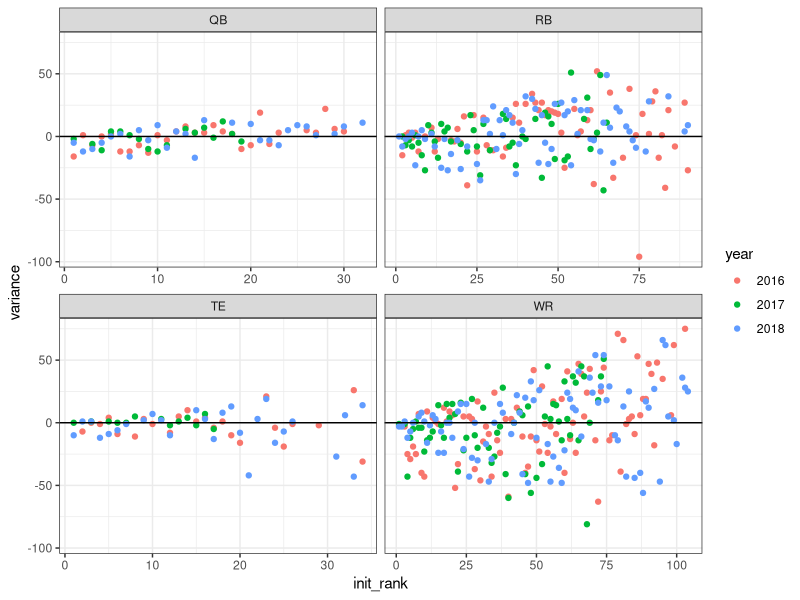
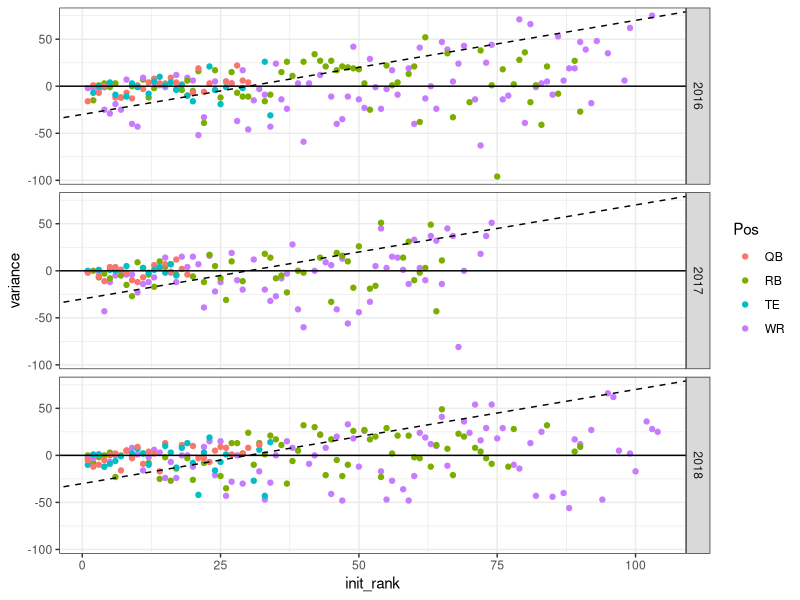
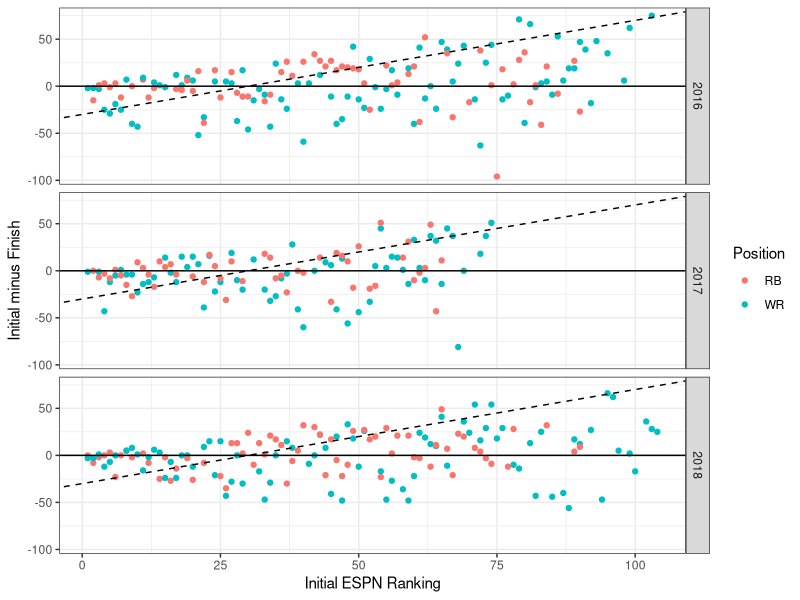

Recreate these plots in R, in order. (Note: this script raises an error after producing the figures.)
# this script will create graphs from 
# the espn pre-season fantasy rankings 
# and fantasy pros end of season rankings


# libraries 
 library(stringr)
 library(dplyr)
 library(ggplot2)
 library(tidyr)


# reading files 
 
 espn_rankings <- read.csv(
   'data/espn rankings_16_18.csv', 
   stringsAsFactors = F
 )
 
 fp_finishes <- read.csv(
   'data/fp finishes_16_18.csv', 
   stringsAsFactors = F
 )

 
 weekly_rankings <- read.csv(
   'data/fp weekly finishes_16_18.csv', 
   stringsAsFactors = F
 )





# joining rankings to finishes ======================================================================

# going to join based on year, first, and last name
# would do team, but fantasypros only has current team
# not the team they were on back during the season
# going to left join to espn rankings because not every player
# was ranked


rank_finish <- left_join(
  espn_rankings, fp_finishes, 
  by = c('first', 'last', 'year', 'Pos' = 'Position')
)

rank_finish %>% group_by(first, last, year) %>% 
  summarize(count = n()) %>% 
  filter(count > 1)


# removing defense from rankings 

espn_rankings <- espn_rankings %>% filter(
  Pos != 'DST' & Pos !='D/ST' & Pos != 'K'
)


rank_finish <- left_join(
  espn_rankings, fp_finishes, 
  by = c('first', 'last', 'year', 'Pos' = 'Position')
)

# removing missing players 
# after research it appears most are instances where 
# the player didn't play during the season
# or switched positions (ty monty)

rank_finish <- rank_finish %>% filter(
  !is.na(finish)
)


# going to filter out players with less than 10 games
# going to make that a separate frame so that i can 
# easily come back if needed


full_szn_rf <- rank_finish %>% filter(
  Games > 9
)


# variance graph ===========================================================================================

# creating variable that is just 
# difference between initial rank and final finish
# going to graph that over time to see if 
# higher or lower rankings are more volatile

# also filtering out kickers, because who cares


full_szn_rf <- full_szn_rf %>% mutate(
  variance = init_rank - finish
)



full_szn_rf %>% ggplot(aes(init_rank, variance))+
  geom_point(aes(color = as.character(year)))+
  geom_hline(aes(yintercept = 0))+
  facet_wrap(. ~ Pos, scales = 'free_x')+
  scale_color_discrete(name = 'year')+
  theme_bw()

full_szn_rf %>% ggplot(aes(init_rank, variance))+
  geom_point(aes(color = Pos))+
  geom_hline(aes(yintercept = 0))+
  geom_abline(aes(intercept = -30, slope = 1), linetype = 'dashed')+
  facet_grid(year ~ . , scales = 'free_x')+
  scale_color_discrete(name = 'Pos')+
  theme_bw()




full_szn_top <- full_szn_rf %>% mutate(
  ten = paste('Top', 10*(1 + floor((init_rank-1) / 10)))
)






# graph of rb and WR initial ranks v final finishes 
# dashed line indicates top-30 or better (above)
# or worse than top-30 finish (below)
# top-30 because in a ten-team 2 wr & rb and 1 flex
# league, top-30 would be startable


full_szn_top %>% filter(
  Pos %in% c('WR', 'RB')
) %>% ggplot(aes(init_rank, variance))+
  geom_point(aes(color = Pos))+
  geom_hline(aes(yintercept = 0))+
  geom_abline(aes(intercept = -30, slope = 1), linetype = 'dashed')+
  facet_grid(year ~ . , scales = 'free_x')+
  scale_color_discrete(name = 'Position')+
  ylab('Initial minus Finish')+
  xlab('Initial ESPN Ranking')+
  theme_bw()+
  ggsave('graphs/espn rank variance years.png', width = 13, height = 6)





# graph of rb and WR initial ranks v final finishes 
# dashed line indicates top-30 or better (above)
# or worse than top-30 finish (below)
# top-30 because in a ten-team 2 wr & rb and 1 flex
# league, top-30 would be startable

full_szn_top %>%filter(
  Pos %in% c('WR', 'RB')
) %>%  ggplot(aes(init_rank, variance))+
  geom_point(aes(color = as.character(year)))+
  geom_hline(aes(yintercept = 0))+
  geom_abline(aes(intercept = -30, slope = 1), linetype = 'dashed')+
  facet_grid(Pos ~ . , scales = 'free_x')+
  scale_color_discrete(name = 'Year')+
  ylab('Initial minus Finish')+
  xlab('Initial ESPN Ranking')+
  theme_bw()+
  ggsave('graphs/espn rank variance pos.png', width = 13, height = 6)




# graph of what ten (10, 20 , 30, etc)
# position and number of top 30 from that ten
# also average variance of that ten 
# so you can see expected finish from each ten 
# compare across years and positions


full_szn_top$top_rank <- if_else(
  full_szn_top$finish <31, 1, 0
)

full_szn_top$top_ten <- if_else(
  full_szn_top$finish <11, 1, 0
)


ten_ranks <- full_szn_top %>% group_by(
  year, ten, Pos
) %>% summarize(
  avg_var = mean(variance), 
  avg_finish = mean(finish), 
  top_players = sum(top_rank), 
  net_var = sum(variance), 
  top_ten = sum(top_ten)
) %>% ungroup() %>% complete(
  year, ten, Pos, fill = list(
    top_ten = 0, net_var = 0, top_players = 0, 
    avg_finish = 0, avg_var = 0
  )
  )



ten_ranks$ten <- factor(
  ten_ranks$ten, 
  levels = paste('Top', seq(10, 110, 10))
)



# count of top ten finishes for rbs and wrs
# within the same 10 ranks (e.g. 1-10, 10-20)

ten_ranks %>% filter(
  Pos %in% c('WR', 'RB')
) %>% ggplot(aes(ten, top_players))+
  geom_col(aes(fill = Pos), position = 'dodge')+
  facet_grid(year ~ . )+
  scale_fill_manual(
    name = 'Position', 
    values = c(
      'RB' = 'dodgerblue4', 
      'WR' = 'tomato3'
    )
    )+
  scale_y_continuous(
    name = 'Count of Top 30 Finishes', 
    breaks = c(0:10)
  )+
  scale_x_discrete(
    name = 'ESPN Ranks'
  )+
  theme_bw()+
  ggsave(
    'graphs/ESPN top finish counts.png', width = 13, height = 6
  )




# count of top ten finishes for qbs and tes
# within the same 10 ranks (e.g. 1-10, 10-20)

ten_ranks %>% filter(
  Pos %in% c('TE', 'QB') &
    ten %in% c('Top 10', 'Top 20', 'Top 30', 'Top 40')
) %>% ggplot(aes(ten, top_ten))+
  geom_col(aes(fill = Pos), position = 'dodge')+
  facet_grid(year ~ . )+
  scale_fill_manual(
    name = 'Position',
    values = c('TE' = 'dodgerblue3', 'QB' = 'forestgreen')
    )+
  scale_y_continuous(
    name = 'Count of Top 10 Finishes', 
    breaks = c(0:10)
  )+
  scale_x_discrete(
    name = 'ESPN Ranks'
  )+
  theme_bw()+
  ggsave(
    'graphs/ESPN top finish counts_te.png', width = 13, height = 6
  )






# showing the average difference between initial ESPN rank
# and final fantasy finish for players 
# within the same 10 ranks (e.g. 1-10, 10-20)

ten_ranks %>% filter(
  Pos %in% c('WR', 'RB')
) %>% ggplot(aes(ten, avg_var))+
  geom_col(aes(fill = Pos), position = 'dodge')+
  facet_grid(year ~ . )+
  scale_fill_manual(
    name = 'Position', 
    values = c(
      'RB' = 'dodgerblue4', 
      'WR' = 'tomato3'
    )
  )+
  scale_y_continuous(
    name = 'Average Variance between Rank and Finish'
  )+
  scale_x_discrete(
    name = 'ESPN Ranks'
  )+
  theme_bw()+
  ggsave(
    'graphs/ESPN ranks average variance.png', 
    height = 6, width = 13
  )







# showig the average finish for players
# within the same 10 ranks (e.g. 1-10, 10-20)


ten_ranks %>% filter(
  Pos %in% c('WR', 'RB')
) %>% ggplot(aes(ten, avg_finish))+
  geom_col(aes(fill = Pos), position = 'dodge')+
  geom_hline(aes(yintercept = 30), linetype = 'dashed')+
  facet_grid(year ~ . )+
  scale_fill_manual(
    name = 'Position', 
    values = c(
      'RB' = 'dodgerblue4', 
      'WR' = 'tomato3'
    )
  )+
  scale_y_continuous(
    name = 'Average Finish'
  )+
  scale_x_discrete(
    name = 'ESPN Ranks'
  )+
  theme_bw()+ggsave(
    'graphs/ESPN rank average finish.png', 
    width = 13, height = 6
  )








# showing the net difference between initial rank 
# and final finish for players ranked within the same ten

ten_ranks %>% filter(
  Pos %in% c('WR', 'RB')
) %>% ggplot(aes(ten, avg_var))+
  geom_col(aes(fill = Pos), position = 'dodge')+
  facet_grid(year ~ . )+
  scale_fill_manual(
    name = 'Position', 
    values = c(
      'RB' = 'dodgerblue4', 
      'WR' = 'tomato3'
    )
  )+
  scale_y_continuous(
    name = 'Average Variance between Rank and Finish'
  )+
  scale_x_discrete(
    name = 'ESPN Ranks'
  )+
  theme_bw()+
  ggsave(
    'graphs/ESPN ranks net variance.png', 
    height = 6, width = 13
  )







# count of top ten finishes for rbs and wrs
# within the same 10 ranks (e.g. 1-10, 10-20)

ten_ranks %>% filter(
  Pos %in% c('WR', 'RB')
) %>% ggplot(aes(ten, top_ten))+
  geom_col(aes(fill = Pos), position = 'dodge')+
  facet_grid(year ~ . )+
  scale_fill_manual(
    name = 'Position', 
    values = c(
      'RB' = 'dodgerblue4', 
      'WR' = 'tomato3'
    )
  )+
  scale_y_continuous(
    name = 'Count of Top 10 Finishes', 
    breaks = c(0:10)
  )+
  scale_x_discrete(
    name = 'ESPN Ranks'
  )+
  theme_bw()+
  ggsave(
    'graphs/ESPN top ten finish counts.png', width = 13, height = 6
  )










# fantasy finish graphs ==========================================================================================


top_40_finishes <- fp_finishes %>% 
  filter(finish < 41)


# density graph of point finishes by year by position
# shows that rb has a very wide distribution, but 
# that the top scoring rb's always score more than the top scoring 
# wide receivers 
# tight ends are almost all worthless 
# quarterbacks have a very flat distribution

top_40_finishes %>% filter(
  Position %in% c('RB', 'WR', 'TE', 'QB')
) %>%  ggplot(aes(Points))+
  geom_density(aes(fill = Position), alpha = .2) +
  facet_grid(year ~ .)+
  theme_bw()+
  ggsave(
    'graphs/point distribution of positions.png', 
    width = 13, height = 6
  )





# graph shows that top finishing rb's are 
# more valuable than top finishing WR's
# but after the top they are equal

top_40_finishes %>% filter(
  Position %in% c('RB', 'WR', 'TE', 'QB')
) %>% ggplot(aes(finish, Points))+
  geom_line(aes(color = Position))+
  geom_vline(aes(xintercept = 10))+
  geom_vline(aes(xintercept = 30))+
  facet_grid(year ~ .)+
  xlab('End of Season Finish')+
  theme_bw()+
  ggsave(
    'graphs/points by finish and position.png', 
    width = 13, height = 6
  )





# joining espn_ranks and weekly finishes ====================================================================



# top ten finishes 
# a top ten finish is really good for WR and RB
# and startable for QB and TE

top_10_finishes <- weekly_rankings %>% filter(
  finish < 11
) %>% group_by(
  first, last, Position, year
) %>% summarize(
  count = n()
)



rank_top_10 <- left_join(
  espn_rankings, top_10_finishes, 
  by = c('first', 'last', 'year', 'Pos' = 'Position')
)


rank_top_10 <- rank_top_10 %>% mutate(
  ten = 1 + floor((init_rank-1) / 10)
) %>% filter(
   !is.na(count)
) %>% group_by(year, ten, Pos) %>% summarize(
  count = sum(count)
) %>% ungroup() %>% complete(
  year, ten, Pos, fill = list(count = 0)
)





# going to do top-5 finishes 
# for qb and te since you can only start one
# top 5 would be a really good week 

top_5_finishes <- weekly_rankings %>% filter(
  finish < 6
) %>% group_by(
  first, last, Position, year
) %>% summarize(
  count = n()
)



rank_top_5 <- left_join(
  espn_rankings, top_5_finishes, 
  by = c('first', 'last', 'year', 'Pos' = 'Position')
)


rank_top_5 <- rank_top_5 %>% mutate(
  ten = 1 + floor((init_rank-1) / 10)
) %>% filter(
   !is.na(count)
) %>% group_by(year, ten, Pos) %>% summarize(
  count = sum(count)
) %>% ungroup() %>% complete(
  year, ten, Pos, fill = list(count = 0)
)






# going to do top 30 for WR and RB
# since that would be startable


top_30_finishes <- weekly_rankings %>% mutate(
  ten_finish = paste('Top', 10*(1 + floor((finish-1) / 10)))
) %>% filter(
  finish < 31
) %>% group_by(
  first, last, Position, year, ten_finish
) %>% summarize(
  count = n()
)



top_30_finishes <- left_join(
  espn_rankings, top_30_finishes, 
  by = c('first', 'last', 'year', 'Pos' = 'Position')
)


top_30_finishes <- top_30_finishes %>% mutate(
  ten = 1 + floor((init_rank-1) / 10)
) %>% filter(
   !is.na(count)
) %>% group_by(year, ten, Pos, ten_finish) %>% summarize(
  count = sum(count)
) %>% ungroup() %>% complete(
  year, ten, Pos, ten_finish, fill = list(count = 0)
)











# graphs of weekly finishes ==================================================================================







# graphs the number of top ten weekly finishes 
# for players ranked in a ten range 
# rbs and wrs

rank_top_10 %>% filter(Pos %in% c('WR', 'RB')) %>% 
  ggplot(aes(ten, count))+
  geom_col(aes(fill = Pos), position = 'dodge')+
  facet_grid(year ~ .)+
  theme_bw()+
  scale_y_continuous(
    name = 'Count of Top Ten Weekly Finishes'
  )+
  scale_x_continuous(
    name = 'ESPN Ranks', 
    breaks = c(1:6), 
    labels = paste('Top ', seq(10, 60, 10), sep = '')
  )+
  scale_fill_manual(
    name = 'Position', 
    values = c(
      'RB' = 'dodgerblue4', 
      'WR' = 'tomato3'
    )
  )+
  ggsave('graphs/count of top ten weeks.png', width = 13, height = 6)






# graphs the number of top ten weekly finishes 
# for players ranked in a ten range 
# rbs and wrs

rank_top_10 %>% filter(
  Pos %in% c('QB', 'TE') & ten < 4
  ) %>% 
  ggplot(aes(ten, count))+
  geom_col(aes(fill = Pos), position = 'dodge')+
  facet_grid(year ~ .)+
  theme_bw()+
  scale_y_continuous(
    name = 'Count of Top Ten Weekly Finishes'
  )+
  scale_x_continuous(
    name = 'ESPN Ranks', 
    breaks = c(1:3), 
    labels = paste('Top ', seq(10, 30, 10), sep = '')
  )+
  scale_fill_manual(
    name = 'Position', 
    values = c(
      'TE' = 'dodgerblue3', 'QB' = 'forestgreen'
    )
  )+
  ggsave('graphs/count of top ten weeks_qb_te.png', width = 13, height = 6)










# number of top five weekly finishes 
# for players in a ten range
# tes and qbs


rank_top_5%>% filter(
  Pos %in% c('TE', 'QB') & ten < 4
  ) %>% 
  ggplot(aes(ten, count))+
  geom_col(aes(fill = Pos), position = 'dodge')+
  facet_grid(year ~ .)+
  theme_bw()+
  scale_y_continuous(
    name = 'Count of Top Five Weekly Finishes'
  )+
  scale_x_continuous(
    name = 'ESPN Ranks', 
    breaks = c(1:6), 
    labels = paste('Top ', seq(10, 60, 10), sep = '')
  )+
  scale_fill_manual(
    name = 'Position', 
    values = c(
      'TE' = 'dodgerblue3', 'QB' = 'forestgreen'
    )
  )+
  ggsave(
    'graphs/count of top weeks_qbte.png', width = 13, height = 6
  )






# count of top 30 weekly finishes
# for WR colored by finish level

top_30_finishes %>% filter(Pos == 'WR') %>% 
  ggplot(aes(ten, count))+
  geom_col(aes(fill = ten_finish))+
  facet_grid(year ~ .)+
  scale_y_continuous(
    name = 'Count of Top 30 Weekly Finishes'
  )+
  scale_x_continuous(
    name = 'ESPN Ranks', 
    breaks = c(1:12), 
    labels = paste('Top ', seq(10, 120, 10), sep = '')
  )+ scale_fill_manual(
    name = 'Finish', 
    values = c(
      'Top 10' = 'darksalmon', 'Top 20' = 'tomato2', 'Top 30' = 'firebrick'
    )
  )+
  theme_bw()+
  ggtitle(
    'Top 30 Finishes for WR by Pre-season ESPN Rank'
  )+
  ggsave(
    'graphs/wr top 30 finishes.png', width = 13, height = 6
  )







# count of top 30 weekly finishes
# for RB colored by finish level

top_30_finishes %>% filter(Pos == 'RB' & ten < 10) %>% 
  ggplot(aes(ten, count))+
  geom_col(aes(fill = ten_finish))+
  facet_grid(year ~ .)+
  scale_y_continuous(
    name = 'Count of Top 30 Weekly Finishes'
  )+
  scale_x_continuous(
    name = 'ESPN Ranks', 
    breaks = c(1:9), 
    labels = paste('Top ', seq(10, 90, 10), sep = '')
  )+ scale_fill_manual(
    name = 'Finish', 
    values = c(
      'Top 10' = 'cyan', 'Top 20' = 'dodgerblue', 'Top 30' = 'navy'
    )
  )+
  theme_bw()+
  ggtitle(
    'Top 30 Finishes for RB by Pre-season ESPN Rank'
  )+
  ggsave(
    'graphs/rb top 30 finishes.png', width = 13, height = 6
  )









# creating weekly finish data =============================================================================

# data for weekly finish rankings
# to see if pre-season ranks are consistent over time


rank_weeks <- left_join(
  espn_rankings, weekly_rankings, 
  by = c('first', 'last', 'year', 'Pos' = 'Position')
)


rank_weeks <- rank_weeks %>% filter(
   !is.na(finish) & finish < 31
) %>% mutate(
  ten = paste('Top', 10*(1 + floor((init_rank-1) / 10))), 
  ten_finish = paste('Top', 10*(1 + floor((finish-1) / 10)))
) %>% group_by(year, week, ten, Pos, ten_finish) %>% summarize(
  count = n()
) %>% ungroup() %>% complete(
  year, ten, Pos, ten_finish, week, fill = list(count = 0)
)







# weekly finish graph ==============================================================================

# count of top ten running back finishes
# by week, by year, by pre-season rank

rank_weeks %>% filter(
  ten_finish == 'Top 10' & Pos == 'RB'
) %>% ggplot(aes(week, count))+
  geom_line(aes(group = ten, color = ten))+
  facet_grid(year ~ . )+
  scale_y_continuous(
    name = 'Count of Top Ten Finishes'
  )+
  scale_x_continuous(
    name = 'Week', breaks = c(1:16)
  )+
  scale_color_viridis_d(name = 'ESPN Rank')+
  theme_bw()+
  ggtitle('Count of Running Back Top Ten Finishes by Week')+
  ggsave(
    'graphs/rb top ten weekly count.png', width = 13, height = 6
  )


# count of top ten wide receiver finishes
# by week, by year, by pre-season rank

rank_weeks %>% filter(
  ten_finish == 'Top 10' & Pos == 'WR'
) %>% ggplot(aes(week, count))+
  geom_line(aes(group = ten, color = ten))+
  facet_grid(year ~ . )+
  scale_y_continuous(
    name = 'Count of Top Ten Finishes'
  )+
  scale_x_continuous(
    name = 'Week', breaks = c(1:16)
  )+
  scale_color_viridis_d(name = 'ESPN Rank')+
  theme_bw()+
  ggtitle('Count of Wide Receiver Top Ten Finishes by Week')+
  ggsave(
    'graphs/wr top ten weekly count.png', width = 13, height = 6
  )



# rb weekly count of 11-20 finishes 

rank_weeks %>% filter(
  ten_finish == 'Top 20' & Pos == 'RB'
) %>% ggplot(aes(week, count))+
  geom_line(aes(group = ten, color = ten))+
  facet_grid(year ~ . )+
  scale_y_continuous(
    name = 'Count of Top 11-20 Finishes'
  )+
  scale_x_continuous(
    name = 'Week', breaks = c(1:16)
  )+
  scale_color_viridis_d(name = 'ESPN Rank')+
  theme_bw()+
  ggtitle('Count of Running Back Top 11-20 Finishes by Week')+
  ggsave(
    'graphs/rb top 20 weekly count.png', width = 13, height = 6
  )


# wr top 20 finishes by week

rank_weeks %>% filter(
  ten_finish == 'Top 20' & Pos == 'WR'
) %>% ggplot(aes(week, count))+
  geom_line(aes(group = ten, color = ten))+
  facet_grid(year ~ . )+
  scale_y_continuous(
    name = 'Count of Top 11-20 Finishes'
  )+
  scale_x_continuous(
    name = 'Week', breaks = c(1:16)
  )+
  scale_color_viridis_d(name = 'ESPN Rank')+
  theme_bw()+
  ggtitle('Count of Wide Receiver Top 11-20 Finishes by Week')+
  ggsave(
    'graphs/wr top 20 weekly count.png', width = 13, height = 6
  )






# rb weekly count of 21-30 finishes 

rank_weeks %>% filter(
  ten_finish == 'Top 30' & Pos == 'RB'
) %>% ggplot(aes(week, count))+
  geom_line(aes(group = ten, color = ten))+
  facet_grid(year ~ . )+
  scale_y_continuous(
    name = 'Count of Top 21-30 Finishes'
  )+
  scale_x_continuous(
    name = 'Week', breaks = c(1:16)
  )+
  scale_color_viridis_d(name = 'ESPN Rank')+
  theme_bw()+
  ggtitle('Count of Running Back Top 11-20 Finishes by Week')+
  ggsave(
    'graphs/rb top 30 weekly count.png', width = 13, height = 6
  )


# wr top 20 finishes by week

rank_weeks %>% filter(
  ten_finish == 'Top 30' & Pos == 'WR'
) %>% ggplot(aes(week, count))+
  geom_line(aes(group = ten, color = ten))+
  facet_grid(year ~ . )+
  scale_y_continuous(
    name = 'Count of Top 21-30 Finishes'
  )+
  scale_x_continuous(
    name = 'Week', breaks = c(1:16)
  )+
  scale_color_viridis_d(name = 'ESPN Rank')+
  theme_bw()+
  ggtitle('Count of Wide Receiver Top 21-30 Finishes by Week')+
  ggsave(
    'graphs/wr top 30 weekly count.png', width = 13, height = 6
  )









# creating consistency data =================================================================================


# counts of players with a certain number
# of usable games to see if certain ranks
# have more or less consistent players


week_consistency <- left_join(
  espn_rankings, weekly_rankings, 
  by = c('first', 'last', 'year', 'Pos' = 'Position')
)


week_consistency <- week_consistency %>% filter(
   !is.na(finish) & finish < 31
) %>% mutate(
  ten = paste('Top', 10*(1 + floor((init_rank-1) / 10))), 
  ten_finish = paste('Top', 10*(1 + floor((finish-1) / 10)))
) %>% group_by(year, first, last, Pos, ten, ten_finish) %>% summarize(
  count = n()
) %>% complete(
  year, first, last, Pos, ten, ten_finish, fill = list(count = 0)
)

week_consistency$ten <- factor(
  week_consistency$ten, 
  levels = paste('Top', seq(10, 110, 10))
)


top_10_consistency <- week_consistency %>% spread(
  key = ten_finish, value = count
) %>% 
  filter(
    !is.na(`Top 10`) & `Top 10` > 7
  ) %>% group_by(year, Pos, ten) %>% summarize(
    count = sum(`Top 10`)
  ) %>% ungroup() %>% complete(
    year, Pos, ten, fill = list(count = 0)
  )


top_20_consistency <- week_consistency %>% spread(
  key = ten_finish, value = count, fill = 0
) %>% mutate(
  top_20 = `Top 10` + `Top 20`
) %>% 
  filter(
    !is.na(top_20) & top_20 > 7
  ) %>% group_by(year, Pos, ten) %>% summarize(
    count = sum(top_20)
  ) %>% ungroup() %>% complete(
    year, Pos, ten, fill = list(count = 0)
  )



top_30_consistency <- week_consistency %>% spread(
  key = ten_finish, value = count, fill = 0
) %>% mutate(
  top_30 = `Top 10` + `Top 20` + `Top 30`
) %>% 
  filter(
    !is.na(top_30) & top_30 > 7
  ) %>% group_by(year, Pos, ten) %>% summarize(
    count = sum(top_30)
  ) %>% ungroup() %>% complete(
    year, Pos, ten, fill = list(count = 0)
  )







# consistency graphs ========================================================================================




top_10_consistency %>% filter(
  Pos %in% c('RB', 'WR')
) %>% ggplot(aes(ten, count))+
  geom_col(aes(fill = Pos), position = 'dodge')+
  facet_grid(year ~ .)+
  theme_bw()+
  scale_y_continuous(
    name = 'Count of Players'
  )+
  scale_x_discrete(
    name = 'ESPN Ranks'
  )+
  scale_fill_manual(
    name = 'Position', 
    values = c(
      'RB' = 'dodgerblue4', 
      'WR' = 'tomato3'
    )
  )+ggtitle(
    'Count of Players with 8+ Top Ten Games'
  )+ggsave(
    'graphs/top ten consistency_rb_wr.png', width = 13, height = 6
  )









top_20_consistency %>% filter(
  Pos %in% c('RB', 'WR')
) %>% ggplot(aes(ten, count))+
  geom_col(aes(fill = Pos), position = 'dodge')+
  facet_grid(year ~ .)+
  theme_bw()+
  scale_y_continuous(
    name = 'Count of Players'
  )+
  scale_x_discrete(
    name = 'ESPN Ranks'
  )+
  scale_fill_manual(
    name = 'Position', 
    values = c(
      'RB' = 'dodgerblue4', 
      'WR' = 'tomato3'
    )
  )+ggtitle(
    'Count of Players with 8+ Top 20 Games'
  )+ggsave(
    'graphs/top 20 consistency_rb_wr.png', width = 13, height = 6
  )









top_30_consistency %>% filter(
  Pos %in% c('RB', 'WR')
) %>% ggplot(aes(ten, count))+
  geom_col(aes(fill = Pos), position = 'dodge')+
  facet_grid(year ~ .)+
  theme_bw()+
  scale_y_continuous(
    name = 'Count of Players'
  )+
  scale_x_discrete(
    name = 'ESPN Ranks'
  )+
  scale_fill_manual(
    name = 'Position', 
    values = c(
      'RB' = 'dodgerblue4', 
      'WR' = 'tomato3'
    )
  )+ggtitle(
    'Count of Players with 8+ Top 30 Games'
  )+ggsave(
    'graphs/top 30 consistency_rb_wr.png', width = 13, height = 6
  )








# point distribution of weekly top finishes ================================================================


weekly_rankings %>% filter(
  Position %in% c('WR', 'RB') & finish < 31
) %>% ggplot(aes(Points))+
  geom_density(aes(fill = Position), alpha = .2)+
  facet_grid(year ~ .)+
  theme_bw()+
  scale_fill_manual(
    name = 'Position', 
    values = c(
      'RB' = 'dodgerblue4', 
      'WR' = 'tomato3'
    )
  )+
  ggtitle('Distribution of Points Scored - Top 30')+
  ggsave(
    'graphs/weekly point distribution_top30_rb_wr.png', width = 13, height = 6
  )







weekly_rankings %>% filter(
  Position %in% c('WR', 'RB') & finish < 61
) %>% ggplot(aes(Points))+
  geom_density(aes(fill = Position), alpha = .2)+
  facet_grid(year ~ .)+
  theme_bw()+
  scale_fill_manual(
    name = 'Position', 
    values = c(
      'RB' = 'dodgerblue4', 
      'WR' = 'tomato3'
    )
  )+
  ggtitle('Distribution of Points Scored - Top 60')+
  ggsave(
    'graphs/weekly point distribution_top60_rb_wr.png', width = 13, height = 6
  )
